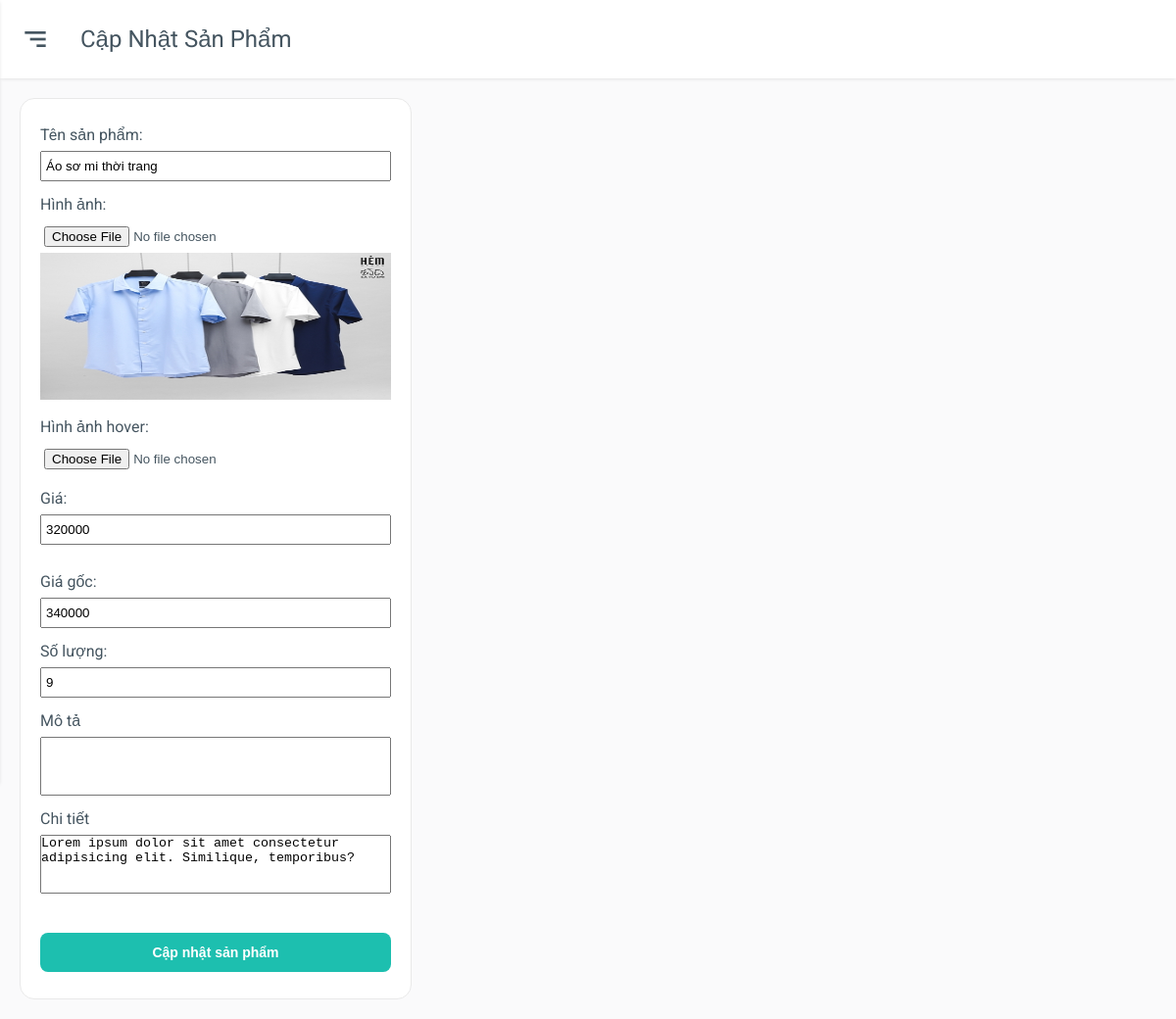
/admin/dashboard.php?capnhatsanpham&id=10 (signed in), run on the app's committed database.
### tables this page shows
CREATE TABLE `tbl_product` (
  `product_id` int(11) NOT NULL,
  `product_code` varchar(50) NOT NULL,
  `category_id` int(11) NOT NULL,
  `product_name` varchar(100) NOT NULL,
  `product_image` varchar(150) NOT NULL,
  `product_image_hover` varchar(150) NOT NULL,
  `product_price` int(11) NOT NULL,
  `product_discount` int(11) NOT NULL,
  `product_active` int(11) NOT NULL,
  `product_details` text NOT NULL,
  `product_desc` text NOT NULL,
  `product_quantity` int(11) NOT NULL
);

### admin/inc/update-product.php (the view, shortened to what this page needs)
<?php
	if(isset($_GET['capnhatsanpham'])){
		$id = $_GET['id'];
		$sql_product_update = mysqli_query($con,"SELECT * FROM tbl_product,tbl_category
		 WHERE tbl_product.product_id ='$id' ORDER BY product_id");
		$row_product_update = mysqli_fetch_array($sql_product_update);
	}
?>
<div class="main">
	<div class="main-header">
		<div class="mobile-toggle" id="mobile-toggle">
			<i class='bx bx-menu-alt-right'></i>
		</div>
		<div class="main-title">
			Cập nhật sản phẩm
		</div>
	</div>
	<div class="main-content">
		<form action="" method="POST" enctype="multipart/form-data">
			<div class="form-group">
				<label for="">Tên sản phẩm:</label>
				<input type="text" name="ten" value="<?php echo $row_product_update['product_name'];?>">
			</div>
			<div class="form-group">
				<label for="">Hình ảnh:</label>
				<input type="file" name="hinhanh" id="" value="">
				<img src="../img/product/<?php echo $row_product_update['product_image'];?>"
					onerror="this.onerror=null;this.src='../uploads/<?php echo $row_product_update['product_image'];?>'" alt="">
			</div>
			<div class="form-group">
				<label for="">Hình ảnh hover:</label>
				<input type="file" name="hinhanh_hover" id="" value="">
			</div>
			<div class="form-group">
				<label for="">Giá:</label>
				<input type="text" name="gia" id="" value="<?php echo $row_product_update['product_price'];?>">
			</div>
			<div class="form-group">
			</div>
			<div class="form-group">
				<label for="">Giá gốc:</label>
				<input type="text" name="giagoc" id="" value="<?php echo $row_product_update['product_discount'];?>">
			</div>
			<div class="form-group">
				<label for="">Số lượng:</label>
				<input type="text" name="soluong" id="" value="<?php echo $row_product_update['product_quantity'];?>">
			</div>
			<div class="form-group">
				<label for="">Mô tả</label>
				<textarea name="mota" id="" cols="30" rows="10"><?php echo $row_product_update['product_desc'];?></textarea>
			</div>
			<div class="form-group">
				<label for="">Chi tiết</label>
				<textarea name="chitiet" id="" cols="30"
					rows="10"><?php echo $row_product_update['product_details'];?></textarea>
			</div>
			<div class="form-group">
			</div>
			<div class="form-group">
				<input type="submit" name="capnhat" value="Cập nhật sản phẩm">
			</div>
		</form>
	</div>
</div>
</body>
</html>

### admin/css/app.css (style rules this page uses)
:root { --body-bg: #fafafb; --box-bg: #ffffff; --main-color: #0652dd; --text-color: #455560; --text-second-color: #72849ab3; --border-color: #e9e9e9; --menu-item-active-bg: rgba(62, 121, 247, 0.1); --black: #000; --box-border-radius: 15px; --sidebar-size: 300px; --sidebar-logo-img-size: 45px; --sidebar-logo-size: 80px; --profile-image-size: 45px; --main-header-height: 80px; --shadow: 0 1px 4px -1px rgb(0 0 0 / 15%); --darkmode-toggle-size: 20px; --while: #fff; }
* { padding: 0; margin: 0; box-sizing: border-box; }
body { font-family: "Roboto", sans-serif; background-color: var(--body-bg); color: var(--text-color); position: relative; }
.main { padding-left: var(--sidebar-size); }
.main-header { height: var(--main-header-height); display: flex; align-items: center; padding: 20px; background-color: var(--box-bg); box-shadow: var(--shadow); }
.mobile-toggle { display: none; }
.main-title { text-transform: capitalize; font-size: 1.5rem; }
.main-content { padding: 20px; }
@media only screen and (max-width: 1280px) { .main { padding-left: 0; } }
@media only screen and (max-width: 1280px) { .mobile-toggle, .sidebar-close { display: grid; place-items: center; font-size: 2rem; margin-right: 30px; cursor: pointer; } }
form { max-width: 400px; background-color: var(--box-bg); padding: 20px; border: 0.5px solid var(--border-color); border-radius: var(--box-border-radius); }
.form-group { width: 100%; padding: 7px 0; }
.form-group label { margin-bottom: 7px; display: inline-block; }
.form-group input { width: 100%; display: block; padding: 6px 4px; }
.form-group textarea { display: block; width: 100%; height: 60px; resize: none; }
.form-group input[type="submit"] { outline: none; background-color: #1dbfaf; margin-top: 12px; padding: 12px 16px; font-weight: 600; color: #fff; border: none; width: 100%; font-size: 14px; border-radius: 8px; cursor: pointer; }
.form-group img { width: 100%; overflow: hidden; height: 150px; object-fit: cover; }

### admin/inc/update-product.php (style rules this page uses)
.form-group img { object-fit: inherit !important; }

### data on the page
tbl_product: ten "Áo sơ mi thời trang", product_image (picture), gia "320000", giagoc "340000", soluong "9", chitiet "Lorem ipsum dolor sit amet consectetur adipisicing elit. Similique, temporibus?"
